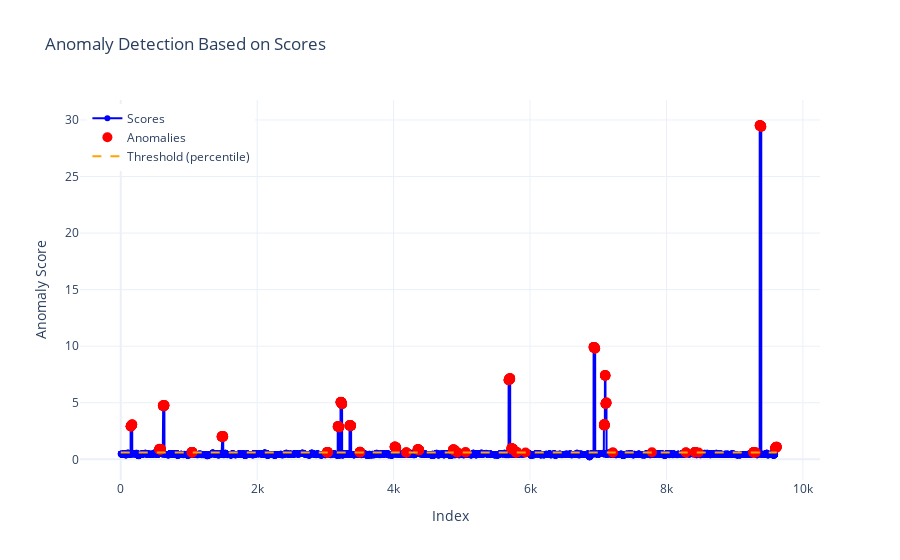

The notebook cell saved with this chart:
### Markdown cell above
Visualizing anomalies in temporal data from scores

### Code cell
visualizer = DataVisualizationScoresTS(scores)
fig = visualizer.visualize(method="percentile", threshold=0.95)  # percentil
fig.show()

### Figure 1 — Plotly figure (JSON) as saved in the notebook; plotly's stock layout.template omitted (floating-point values rounded to 4 significant figures; data arrays with more than 128 entries replaced by an {"elided": "..."} marker saying what was removed)
{"data": [{"line": {"color": "blue"}, "marker": {"size": 6}, "mode": "lines+markers", "name": "Scores", "type": "scatter", "x": {"elided": "9618 int values"}, "y": {"elided": "9618 float values"}}, {"marker": {"color": "red", "size": 10, "symbol": "circle"}, "mode": "markers", "name": "Anomalies", "type": "scatter", "x": {"elided": "481 int values"}, "y": {"elided": "481 float values"}}, {"line": {"color": "orange", "dash": "dash"}, "mode": "lines", "name": "Threshold (percentile)", "type": "scatter", "x": [0, 9617], "y": [0.6017, 0.6017]}], "layout": {"legend": {"x": 0.01, "xanchor": "left", "y": 0.99, "yanchor": "top"}, "title": {"text": "Anomaly Detection Based on Scores"}, "xaxis": {"title": {"text": "Index"}}, "yaxis": {"title": {"text": "Anomaly Score"}}}}
